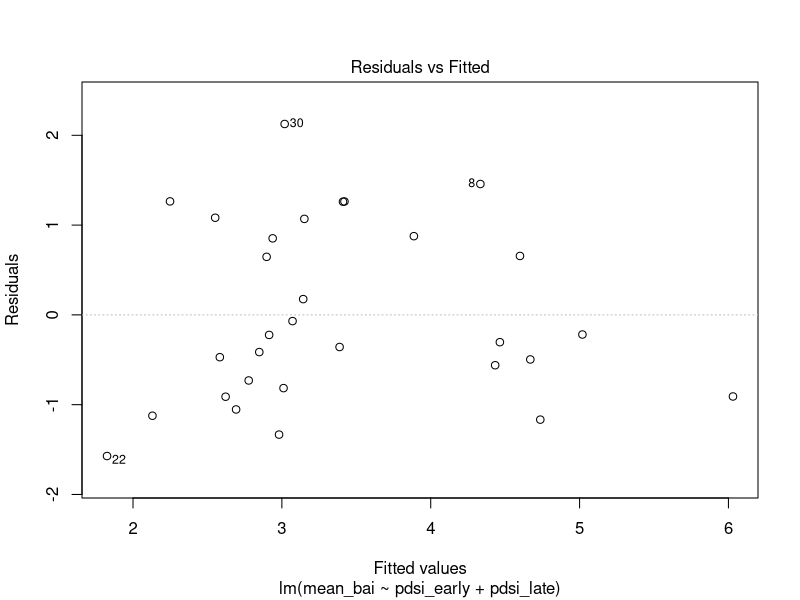

Here is the R script that generated this plot: (Note: this script raises an error after producing the figure.)
# Load packages -----------------------------------------------------------

library(tidyverse)
library(lmtest)
library(car)
library(effects)

# Load data ---------------------------------------------------------------

duct_metrics <- read.csv('complete_data_12.1.25.csv')

duct_metrics_1990to2019 <- duct_metrics %>% #these are trees just exposed to ambient conditions
  filter(year < 2020) %>% 
  filter(group != 'legacy')

#Average across all trees

yearly_avg_all <- duct_metrics_1990to2019 %>% 
  group_by(year) %>% 
  summarise(
    mean_bai = mean(bai_cm2, na.rm = TRUE),
    pdsi_early = mean(pdsi_early_growing_season),
    pdsi_late = mean(pdsi_late_growing_season)
  )

# Test effects of late vs early season PDSI -------------------------------

bai_pdsi_lm <- lm(mean_bai ~ pdsi_early + pdsi_late, data = yearly_avg_all) 
#model testing the effect of early or late conditions while holding the other constant

summary(bai_pdsi_lm)

linearHypothesis(bai_pdsi_lm, "pdsi_early = pdsi_late") #significant

# Test assumptions --------------------------------------------------------

plot(bai_pdsi_lm, which = 1, add.smooth = FALSE)
qqPlot(bai_pdsi_lm, which = 2)
hist(resid(bai_pdsi_lm))
acf(resid(bai_pdsi_lm), lag.max = 10)
vif(bai_pdsi_lm)

#All look okay

avPlots(bai_pdsi_lm)
plot(allEffects(bai_pdsi_lm))
